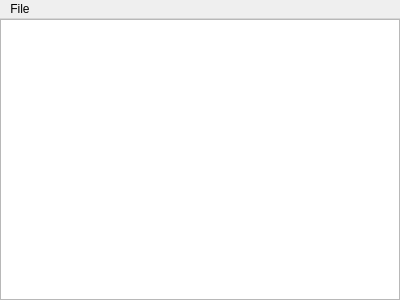
<?xml version="1.0" encoding="UTF-8"?>
<ui version="4.0">
 <class>TextEditTestWindow</class>
 <widget class="QMainWindow" name="TextEditTestWindow">
  <property name="geometry">
   <rect>
    <x>0</x>
    <y>0</y>
    <width>400</width>
    <height>300</height>
   </rect>
  </property>
  <property name="windowTitle">
   <string>TextEditTestWindow</string>
  </property>
  <widget class="QWidget" name="centralWidget">
   <layout class="QVBoxLayout" name="verticalLayout">
    <property name="leftMargin">
     <number>0</number>
    </property>
    <property name="topMargin">
     <number>0</number>
    </property>
    <property name="rightMargin">
     <number>0</number>
    </property>
    <property name="bottomMargin">
     <number>0</number>
    </property>
    <item>
     <widget class="QTextEdit" name="textEdit"/>
    </item>
   </layout>
  </widget>
  <widget class="QMenuBar" name="menuBar">
   <property name="geometry">
    <rect>
     <x>0</x>
     <y>0</y>
     <width>400</width>
     <height>22</height>
    </rect>
   </property>
   <widget class="QMenu" name="menuFile">
    <property name="title">
     <string>File</string>
    </property>
    <widget class="QMenu" name="menuOpen_recent">
     <property name="title">
      <string>Open recent</string>
     </property>
     <addaction name="actionEmpty"/>
    </widget>
    <addaction name="actionOpen"/>
    <addaction name="menuOpen_recent"/>
    <addaction name="actionSave"/>
    <addaction name="actionSave_as"/>
   </widget>
   <addaction name="menuFile"/>
  </widget>
  <action name="actionOpen">
   <property name="text">
    <string>Open...</string>
   </property>
   <property name="shortcut">
    <string>Ctrl+O</string>
   </property>
  </action>
  <action name="actionSave">
   <property name="text">
    <string>Save</string>
   </property>
   <property name="shortcut">
    <string>Ctrl+S</string>
   </property>
  </action>
  <action name="actionSave_as">
   <property name="text">
    <string>Save as...</string>
   </property>
   <property name="shortcut">
    <string>Ctrl+Shift+S</string>
   </property>
  </action>
  <action name="actionEmpty">
   <property name="enabled">
    <bool>false</bool>
   </property>
   <property name="text">
    <string>Empty</string>
   </property>
  </action>
 </widget>
 <layoutdefault spacing="6" margin="11"/>
 <resources/>
 <connections/>
</ui>
